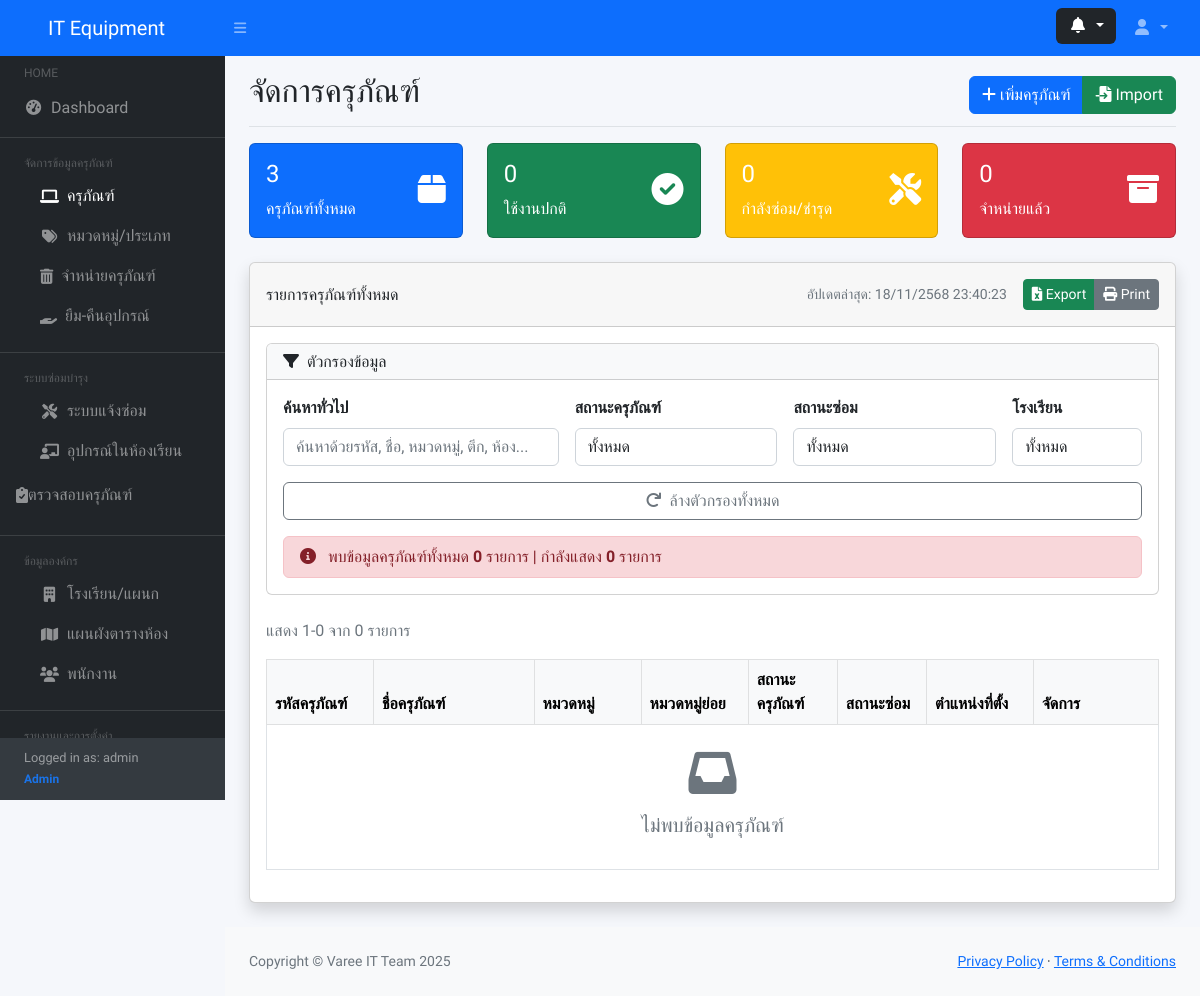
The page /equipment.php?equipment_status=ใช้งานปกติ (signed in) on the database as committed earlier.
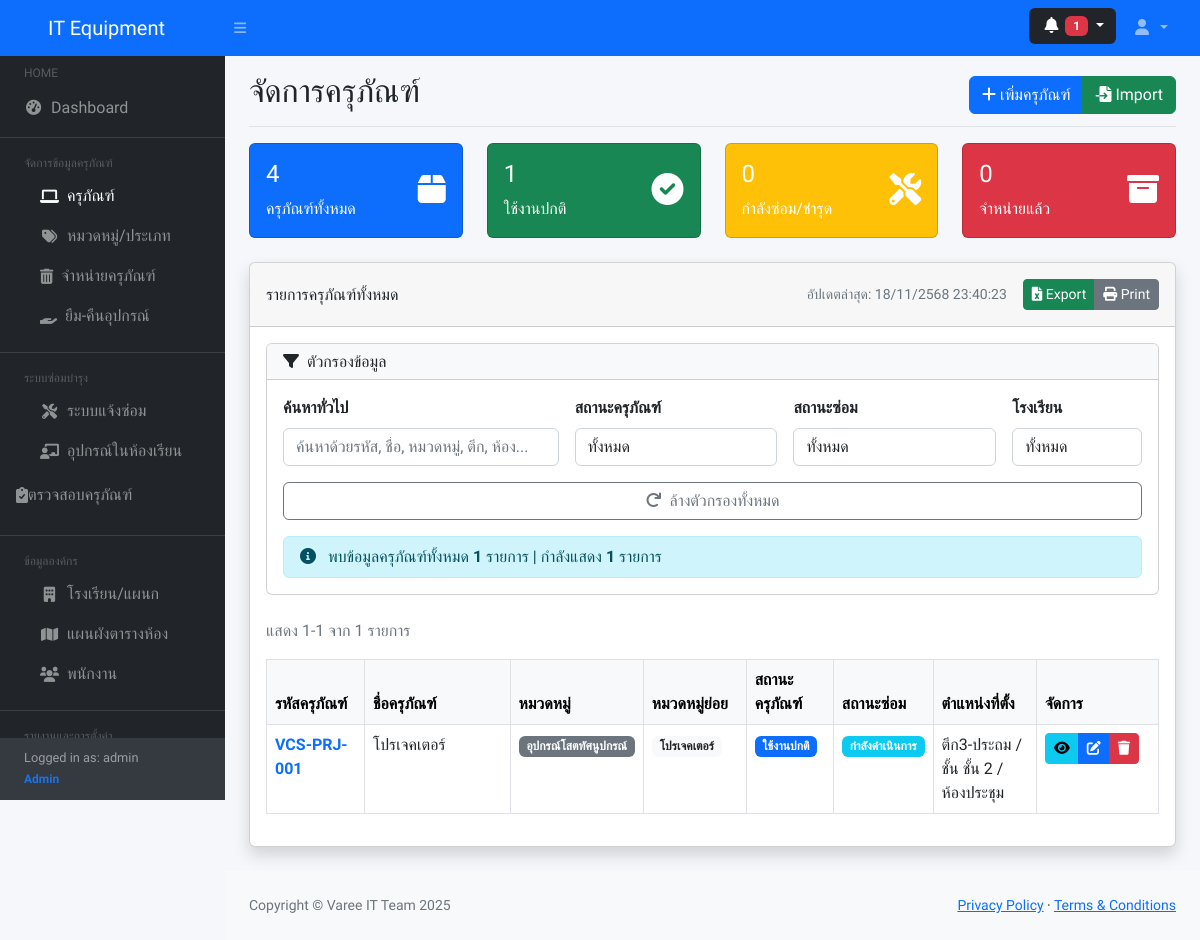
The same page on the database as committed later.
### tables this page shows
CREATE TABLE IF NOT EXISTS equipment (
    id INT AUTO_INCREMENT PRIMARY KEY COMMENT 'รหัสครุภัณฑ์ (Primary Key)',
    equipment_code VARCHAR(50) NOT NULL UNIQUE COMMENT 'รหัสครุภัณฑ์สำหรับอ้างอิง',
    equipment_name VARCHAR(200) NOT NULL COMMENT 'ชื่อครุภัณฑ์',
    category_id INT COMMENT 'รหัสหมวดหมู่หลัก (Foreign Key)',
    subcategory_id INT COMMENT 'รหัสหมวดหมู่ย่อย (Foreign Key)',
    brand_name VARCHAR(100) COMMENT 'ยี่ห้อครุภัณฑ์',
    model_name VARCHAR(100) COMMENT 'รุ่นครุภัณฑ์',
    serial_number VARCHAR(100) COMMENT 'หมายเลขซีเรียล',
    purchase_date DATE COMMENT 'วันที่จัดซื้อ',
    warranty_expiry_date DATE COMMENT 'วันที่หมดประกัน',
    purchase_price DECIMAL(10,2) DEFAULT 0 COMMENT 'ราคาจัดซื้อ',
    supplier_name VARCHAR(200) COMMENT 'ชื่อผู้จัดจำหน่าย',
    equipment_status VARCHAR(50) DEFAULT 'ใหม่' COMMENT 'สถานะครุภัณฑ์',
    location_school VARCHAR(200) COMMENT 'โรงเรียนที่ตั้ง',
    location_building VARCHAR(100) COMMENT 'ตึก/อาคารที่ตั้ง',
    location_floor VARCHAR(50) COMMENT 'ชั้นที่ตั้ง',
    location_room VARCHAR(100) COMMENT 'ห้องที่ตั้ง',
    responsible_person VARCHAR(100) COMMENT 'ผู้รับผิดชอบครุภัณฑ์',
    notes TEXT COMMENT 'หมายเหตุเพิ่มเติม',
    image_path VARCHAR(255) COMMENT 'เส้นทางเก็บรูปภาพ',
    created_at TIMESTAMP DEFAULT CURRENT_TIMESTAMP COMMENT 'วันที่สร้างบันทึก',
    updated_at TIMESTAMP DEFAULT CURRENT_TIMESTAMP ON UPDATE CURRENT_TIMESTAMP COMMENT 'วันที่แก้ไขล่าสุด',
    FOREIGN KEY (category_id) REFERENCES equipment_categories(id) ON DELETE SET NULL,
    FOREIGN KEY (subcategory_id) REFERENCES equipment_subcategories(id) ON DELETE SET NULL,
    INDEX idx_equipment_code (equipment_code),
    INDEX idx_category_id (category_id),
    INDEX idx_equipment_status (equipment_status),
    INDEX idx_location (location_school, location_building, location_floor, location_room),
    INDEX idx_purchase_date (purchase_date)
);

CREATE TABLE IF NOT EXISTS equipment_categories (
    id INT AUTO_INCREMENT PRIMARY KEY COMMENT 'รหัสหมวดหมู่ (Primary Key)',
    category_name VARCHAR(100) NOT NULL COMMENT 'ชื่อหมวดหมู่ครุภัณฑ์',
    category_description TEXT COMMENT 'รายละเอียดหมวดหมู่',
    created_at TIMESTAMP DEFAULT CURRENT_TIMESTAMP COMMENT 'วันที่สร้างบันทึก',
    updated_at TIMESTAMP DEFAULT CURRENT_TIMESTAMP ON UPDATE CURRENT_TIMESTAMP COMMENT 'วันที่แก้ไขล่าสุด',
    INDEX idx_category_name (category_name)
);

CREATE TABLE IF NOT EXISTS equipment_subcategories (
    id INT AUTO_INCREMENT PRIMARY KEY COMMENT 'รหัสหมวดหมู่ย่อย (Primary Key)',
    category_id INT NOT NULL COMMENT 'รหัสหมวดหมู่หลัก (Foreign Key)',
    subcategory_name VARCHAR(100) NOT NULL COMMENT 'ชื่อหมวดหมู่ย่อย',
    subcategory_description TEXT COMMENT 'รายละเอียดหมวดหมู่ย่อย',
    created_at TIMESTAMP DEFAULT CURRENT_TIMESTAMP COMMENT 'วันที่สร้างบันทึก',
    updated_at TIMESTAMP DEFAULT CURRENT_TIMESTAMP ON UPDATE CURRENT_TIMESTAMP COMMENT 'วันที่แก้ไขล่าสุด',
    FOREIGN KEY (category_id) REFERENCES equipment_categories(id) ON DELETE CASCADE,
    INDEX idx_category_id (category_id),
    INDEX idx_subcategory_name (subcategory_name)
);

### includes/auth_check.php (called while the page is built, shortened)
<?php
function hasPermission($required_roles = []) {
    $user_role = $_SESSION['role'] ?? '';
    return in_array($user_role, $required_roles);
}
?>

### equipment.php (the view, shortened to what the changed rows need)
<?php
require_once 'includes/header.php';
try {
    $status_counts = $db->query("
        SELECT equipment_status, COUNT(*) as count
        FROM equipment
        GROUP BY equipment_status
    ")->fetchAll(PDO::FETCH_KEY_PAIR);
} catch (PDOException $e) {
    $status_counts = [];
}
$total_equipment = array_sum($status_counts);
$filter_equipment_status = isset($_GET['equipment_status']) ? $_GET['equipment_status'] : '';
$records_per_page = 20;
$where_conditions = [];
$params = [];
if (!empty($filter_equipment_status)) {
    $where_conditions[] = "e.equipment_status = ?";
    $params[] = $filter_equipment_status;
}
$where_clause = '';
if (!empty($where_conditions)) {
    $where_clause = 'WHERE ' . implode(' AND ', $where_conditions);
}
try {
    $count_query = "SELECT COUNT(*) as total FROM equipment e
        LEFT JOIN equipment_categories ec ON e.category_id = ec.id
        LEFT JOIN equipment_subcategories es ON e.subcategory_id = es.id
        $where_clause";
    $count_stmt = $db->prepare($count_query);
    $count_stmt->execute($params);
    $total_records = $count_stmt->fetch(PDO::FETCH_ASSOC)['total'];
} catch (PDOException $e) {
    $total_records = 0;
    $_SESSION['error'] = "เกิดข้อผิดพลาดในการนับข้อมูล: " . $e->getMessage();
}
$current_page = isset($_GET['page']) ? max(1, intval($_GET['page'])) : 1;
$offset = ($current_page - 1) * $records_per_page;
try {
    $equipment_query = "SELECT e.*, ec.category_name, es.subcategory_name,
                               (SELECT mr.repair_status FROM maintenance_requests mr
                                WHERE mr.equipment_id = e.id
                                ORDER BY mr.created_at DESC
                                LIMIT 1) as repair_status
                        FROM equipment e
                        LEFT JOIN equipment_categories ec ON e.category_id = ec.id
                        LEFT JOIN equipment_subcategories es ON e.subcategory_id = es.id
                        $where_clause
                        ORDER BY e.created_at DESC
                        LIMIT $offset, $records_per_page";
    $stmt = $db->prepare($equipment_query);
    $stmt->execute($params);
    $equipment_list = $stmt->fetchAll(PDO::FETCH_ASSOC);
} catch (PDOException $e) {
    $equipment_list = [];
    $_SESSION['error'] = "เกิดข้อผิดพลาดในการโหลดข้อมูล: " . $e->getMessage();
}
    ?>
<?php include 'includes/navbar.php'; ?>
<?php
include 'includes/sidebar.php';
?>
<div id="layoutSidenav_content">
    <main >
    <div class="container-fluid px-4">
    <div class="d-flex justify-content-between flex-wrap flex-md-nowrap align-items-center pt-3 pb-2 mb-3 border-bottom">
        <h1 class="h2">จัดการครุภัณฑ์</h1>
    </div>
<div class="row mb-4">
    <div class="col-md-3">
        <div class="card bg-primary text-white">
            <div class="card-body">
                <div class="d-flex justify-content-between">
                    <div>
                        <h4 class="card-title"><?php echo number_format($total_equipment); ?></h4>
                        <p class="card-text">ครุภัณฑ์ทั้งหมด</p>
                    </div>
                </div>
            </div>
        </div>
    </div>
    <div class="col-md-3">
        <div class="card bg-success text-white">
            <div class="card-body">
                <div class="d-flex justify-content-between">
                    <div>
                        <h4 class="card-title"><?php echo number_format($status_counts['ใช้งานปกติ'] ?? 0); ?></h4>
                        <p class="card-text">ใช้งานปกติ</p>
                    </div>
                </div>
            </div>
        </div>
    </div>
</div>
    <div class="card shadow mb-4">
        <div class="card-body">
            <div class="card mb-4">
                <div class="card-body">
                    <div class="row mt-3">
                        <div class="col-12">
                            <div class="alert alert-info py-2 mb-0" id="resultCount">
                                <i class="fas fa-info-circle me-2"></i>
                                พบข้อมูลครุภัณฑ์ทั้งหมด <strong id="totalCount"><?php echo number_format($total_records); ?></strong> รายการ
                                | กำลังแสดง <strong id="showingCount"><?php echo number_format(count($equipment_list)); ?></strong> รายการ
                            </div>
                        </div>
                    </div>
                </div>
            </div>
            <div id="paginationInfo" class="d-flex justify-content-between align-items-center mb-3">
                <div class="text-muted">
                    แสดง <?php echo number_format($offset + 1); ?>-<?php echo number_format(min($offset + $records_per_page, $total_records)); ?>
                    จาก <?php echo number_format($total_records); ?> รายการ
                </div>
            </div>
            <div id="equipmentTableContainer">
                <div class="table-responsive">
                    <table class="table table-bordered table-hover" width="100%" cellspacing="0" id="equipmentTable">
                        <thead class="table-light">
                            <tr>
                                <th width="12%">รหัสครุภัณฑ์</th>
                                <th width="18%">ชื่อครุภัณฑ์</th>
                                <th width="12%">หมวดหมู่</th>
                                <th width="12%">หมวดหมู่ย่อย</th>
                                <th width="10%">สถานะครุภัณฑ์</th>
                                <th width="10%">สถานะซ่อม</th>
                                <th width="12%">ตำแหน่งที่ตั้ง</th>
                                <th width="14%">จัดการ</th>
                            </tr>
                        </thead>
                        <tbody id="equipmentTableBody">
                            <?php if (count($equipment_list) > 0): ?>
                                <?php foreach($equipment_list as $equipment): ?>
                                <tr class="equipment-row"
                                    data-code="<?php echo $equipment['equipment_code']; ?>"
                                    data-name="<?php echo htmlspecialchars($equipment['equipment_name']); ?>"
                                    data-category="<?php echo htmlspecialchars($equipment['category_name'] ?? ''); ?>"
                                    data-subcategory="<?php echo htmlspecialchars($equipment['subcategory_name'] ?? ''); ?>"
                                    data-status="<?php echo $equipment['equipment_status']; ?>"
                                    data-repair-status="<?php echo $equipment['repair_status'] ?: 'ไม่มี'; ?>"
                                    data-school="<?php echo htmlspecialchars($equipment['location_school'] ?? ''); ?>"
                                    data-building="<?php echo htmlspecialchars($equipment['location_building'] ?? ''); ?>"
                                    data-room="<?php echo htmlspecialchars($equipment['location_room'] ?? ''); ?>">
                                    <td class="fw-bold text-primary"><?php echo $equipment['equipment_code']; ?></td>
                                    <td><?php echo $equipment['equipment_name']; ?></td>
                                    <td>
                                        <span class="badge bg-secondary"><?php echo $equipment['category_name'] ?? '-'; ?></span>
                                    </td>
                                    <td>
                                        <span class="badge bg-light text-dark"><?php echo $equipment['subcategory_name'] ?? '-'; ?></span>
                                    </td>
                                    <td>
                                        <?php
                                        $equipment_status_badge = [
                                            'ใหม่' => 'success',
                                            'ใช้งานปกติ' => 'primary',
                                            'ชำรุด' => 'warning',
                                            'กำลังซ่อม' => 'info',
                                            'ซ่อมเสร็จแล้ว' => 'success',
                                            'จำหน่ายแล้ว' => 'dark'
                                        ];
                                        $status_class = $equipment_status_badge[$equipment['equipment_status']] ?? 'secondary';
                                        ?>
                                        <span class="badge bg-<?php echo $status_class; ?>">
                                            <?php echo $equipment['equipment_status']; ?>
                                        </span>
                                    </td>
                                    <td>
                                        <?php
                                        $repair_status_badge = [
                                            'รอซ่อม' => 'warning',
                                            'กำลังดำเนินการ' => 'info',
                                            'ซ่อมเสร็จ' => 'success',
                                            'ยกเลิก' => 'danger'
                                        ];
                                        $repair_status = $equipment['repair_status'];
                                        $maintenance_class = $repair_status_badge[$repair_status] ?? 'secondary';
                                        ?>
                                        <span class="badge bg-<?php echo $maintenance_class; ?>">
                                            <?php echo $repair_status ?: 'ไม่มี'; ?>
                                        </span>
                                    </td>
                                    <td>
                                        <?php
                                        $location_parts = [];
                                        if (!empty($equipment['location_building'])) $location_parts[] = $equipment['location_building'];
                                        if (!empty($equipment['location_floor'])) $location_parts[] = 'ชั้น ' . $equipment['location_floor'];
                                        if (!empty($equipment['location_room'])) $location_parts[] = $equipment['location_room'];
                                        echo implode(' / ', $location_parts) ?: '-';
                                        ?>
                                    </td>
                                    <td>
                                        <div class="btn-group btn-group-sm">
                                            <button type="button" class="btn btn-info" data-bs-toggle="modal" data-bs-target="#viewModal" onclick='viewEquipment(<?php echo json_encode($equipment); ?>)' title="ดูรายละเอียด">
                                                <i class="fas fa-eye"></i>
                                            </button>
                                            <button type="button" class="btn btn-primary" data-bs-toggle="modal" data-bs-target="#equipmentModal" onclick='editEquipment(<?php echo json_encode($equipment); ?>)' title="แก้ไข">
                                                <i class="fas fa-edit"></i>
                                            </button>
                                            <a href="equipment.php?action=delete&id=<?php echo $equipment['id']; ?>" class="btn btn-danger" onclick="return confirm('คุณแน่ใจหรือไม่ที่จะลบครุภัณฑ์นี้?')" title="ลบ">
                                                <i class="fas fa-trash"></i>
                                            </a>
                                        </div>
                                    </td>
                                </tr>
                                <?php endforeach; ?>
                            <?php else: ?>
                                <tr>
                                    <td colspan="8" class="text-center py-4">
                                        <i class="fas fa-inbox fa-3x text-muted mb-3"></i>
                                        <h5 class="text-muted">ไม่พบข้อมูลครุภัณฑ์</h5>
                                    </td>
                                </tr>
                            <?php endif; ?>
                        </tbody>
                    </table>
                </div>
            </div>
        </div>
    </div>
</main>
<?php include 'includes/footer.php'; ?>

### includes/navbar.php (shortened to what the changed rows need)
<nav class="sb-topnav navbar navbar-expand navbar-dark bg-primary">
    <ul class="navbar-nav ms-auto ms-md-0 me-3 me-lg-4">
        <?php if (hasPermission(['admin', 'technician'])): ?>
        <li class="nav-item dropdown me-2">
            <a class="btn btn-dark dropdown-toggle position-relative" href="#" id="navbarDropdown" role="button" data-bs-toggle="dropdown" style="border: none;">
                <i class="fas fa-bell fa-fw"></i>
                <?php
                $pending_query = "SELECT COUNT(*) as count FROM maintenance_requests WHERE repair_status = 'รอซ่อม'";
                $pending_count = $db->query($pending_query)->fetch(PDO::FETCH_ASSOC)['count'];
                ?>
                <?php if ($pending_count > 0): ?>
                    <span class="badge bg-danger badge-counter"><?php echo $pending_count; ?></span>
                <?php endif; ?>
            </a>
        </li>
        <?php endif; ?>
    </ul>
</nav>

Rows that differ between the two databases and show on the page:
now on this page (row edited): equipment: equipment_code "VCS-PRJ-001", equipment_name "โปรเจคเตอร์", category.category_name "อุปกรณ์โสตทัศนูปกรณ์", subcategory.subcategory_name "โปรเจคเตอร์", equipment_status "ใช้งานปกติ", repair_status "กำลังดำเนินการ", location_parts "ตึก3-ประถม / ชั้น ชั้น 2 / ห้องประชุม"
Other text that changed with them:
$pending_count: (not shown) → "1"
$total_equipment: "3" → "4"
$status_counts['ใช้งานปกติ']: "0" → "1"
$total_records: "0" → "1"
count($equipment_list): "0" → "1"
min($offset + $records_per_page, $total_records): "0" → "1"
text no longer shown: "ไม่พบข้อมูลครุภัณฑ์"
